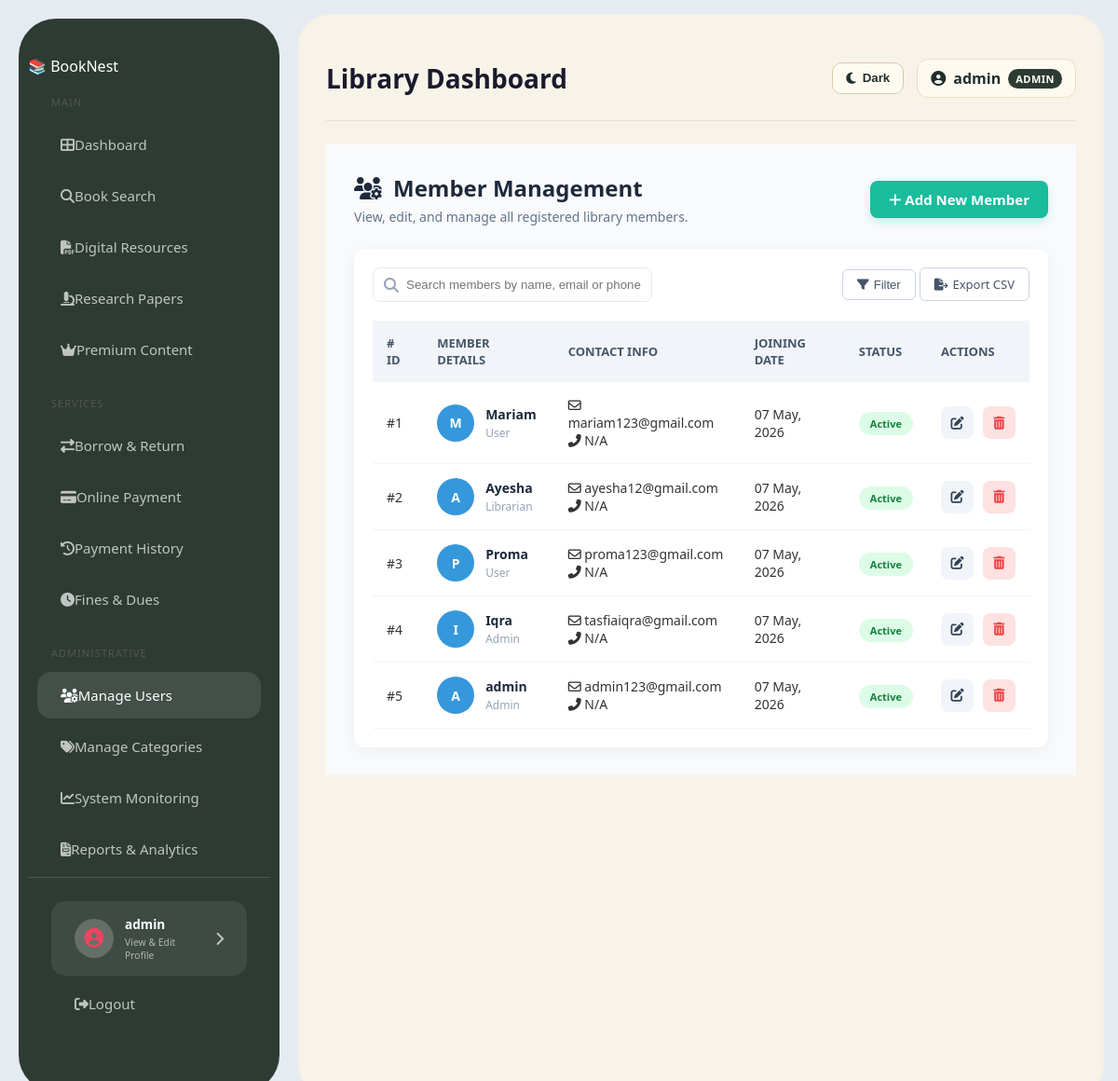
The page /members/ (signed in) on the database as committed earlier.
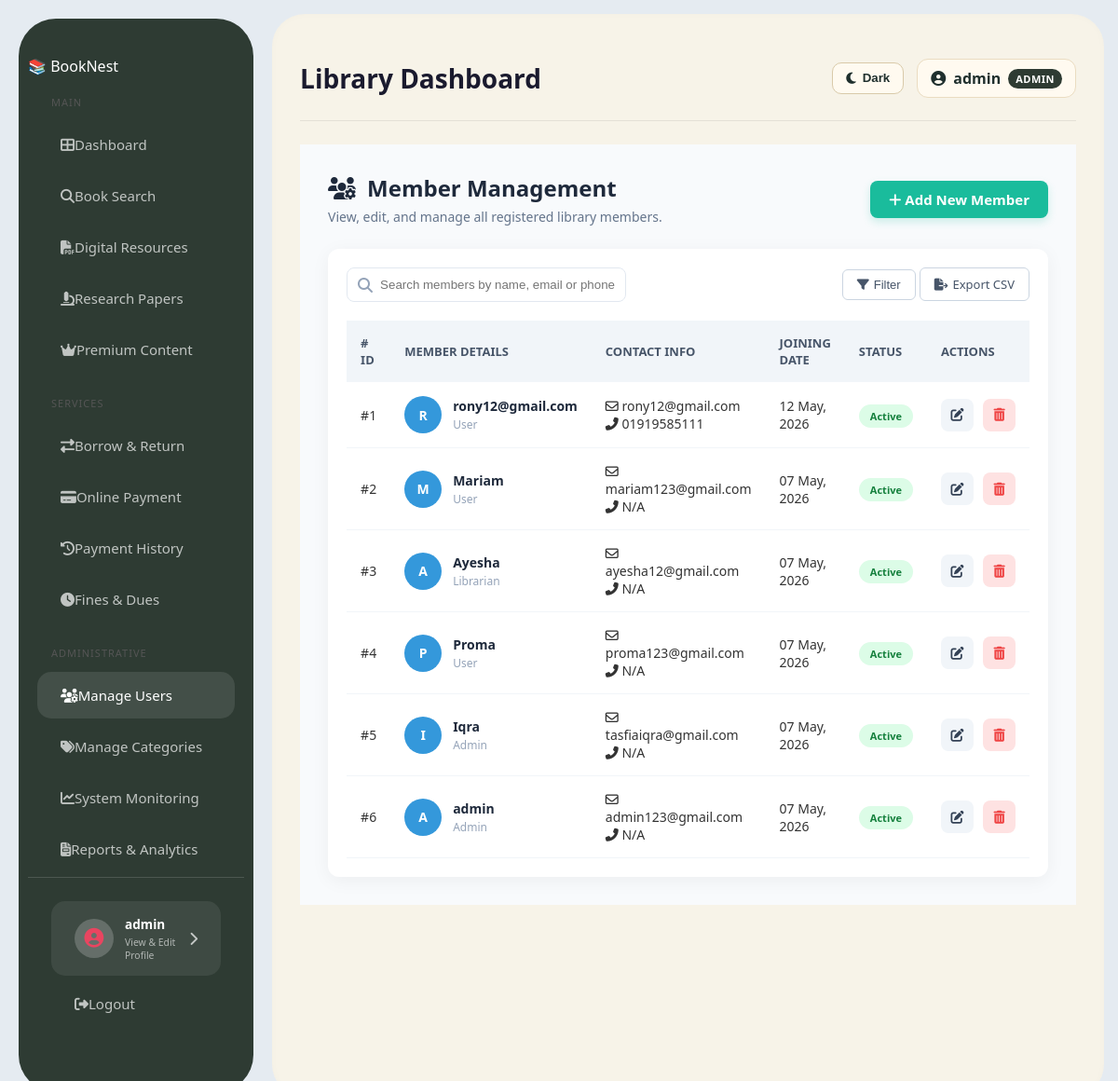
The same page on the database as committed later.
### library/models.py (models this page shows, shortened)
class User(AbstractUser):
    ADMIN = 'admin'
    LIBRARIAN = 'librarian'
    REGULAR_USER = 'user'
    ROLE_CHOICES = [
        (ADMIN, 'Administrator'),
        (LIBRARIAN, 'Librarian'),
        (REGULAR_USER, 'Regular User'),
    ]
    role = models.CharField(max_length=20, choices=ROLE_CHOICES, default=REGULAR_USER)
    phone = models.CharField(max_length=15, null=True, blank=True)
    profile_picture = models.ImageField(upload_to='profiles/', null=True, blank=True)
    date_of_birth = models.DateField(null=True, blank=True)
    bio = models.TextField(null=True, blank=True)
    def get_full_name(self):
        if self.first_name and self.last_name:
            return f"{self.first_name} {self.last_name}"
        return self.username

### library/views.py (the view)
# urls.py: path('members/', views.member_list, name='member_list'),
@login_required
@user_passes_test(is_librarian_or_admin, login_url='/')
def member_list(request):
    return render(request, 'library/member_list.html', {
        'members': User.objects.all().order_by('-date_joined')
    })

### library/views.py (called while the page is built)
def is_librarian_or_admin(user):
    return user.is_authenticated and (
        user.role in [User.LIBRARIAN, User.ADMIN] or user.is_superuser
    )

### library/templates/library/member_list.html (shortened to what this page needs)
{% extends 'library/base.html' %}
{% load static %}
{% block content %}
<link rel="stylesheet" href="{% static 'library/css/member_list_style.css' %}">
<link rel="stylesheet" href="https://cdnjs.cloudflare.com/ajax/libs/font-awesome/6.4.0/css/all.min.css">
<div class="member-container">
    <div class="member-header">
        <div class="header-left">
            <h2><i class="fa-solid fa-users-gear"></i> Member Management</h2>
            <p>View, edit, and manage all registered library members.</p>
        </div>
        <div class="header-right">
            <a href="{% url 'member_add' %}" class="btn-add-member">
                <i class="fa-solid fa-plus"></i> Add New Member
            </a>
        </div>
    </div>
    <div class="table-card">
        <div class="table-actions">
            <div class="search-box">
                <i class="fa-solid fa-magnifying-glass"></i>
                <input type="text" id="memberSearch" placeholder="Search members by name, email or phone...">
            </div>
            <div class="filter-options" style="position: relative;">
                <button class="btn-filter" id="filterBtn">
                    <i class="fa-solid fa-filter"></i> Filter
                </button>
                <a href="{% url 'export_members_csv' %}" class="btn-export" style="text-decoration: none;">
                    <i class="fa-solid fa-file-export"></i> Export CSV
                </a>
            </div>
        </div>
        <table class="member-table">
            <thead>
                <tr>
                    <th># ID</th>
                    <th>Member Details</th>
                    <th>Contact Info</th>
                    <th>Joining Date</th>
                    <th>Status</th>
                    <th>Actions</th>
                </tr>
            </thead>
            <tbody>
                {% for member in members %}
                <tr>
                    <td><span class="member-id">#{{ forloop.counter }}</span></td>
                    <td>
                        <div class="member-info">
                            <div class="member-avatar">
                                {{ member.username|first|upper }}
                            </div>
                            <div class="member-name-desc">
                                <strong>{{ member.username }}</strong>
                                <span class="role-text">{{ member.role|capfirst|default:"Member" }}</span>
                            </div>
                        </div>
                    </td>
                    <td>
                        <div class="contact-col">
                            <p><i class="fa-regular fa-envelope"></i> {{ member.email }}</p>
                            <p><i class="fa-solid fa-phone-flip"></i> {{ member.phone|default:"N/A" }}</p>
                        </div>
                    </td>
                    <td>{{ member.date_joined|date:"d M, Y" }}</td>
                    <td><span class="status-badge active">Active</span></td>
                    <td>
                        <div class="action-buttons">
                            <a href="#" class="btn-icon edit" title="Edit"><i class="fa-solid fa-pen-to-square"></i></a>
                            <a href="#" class="btn-icon delete btn-delete" title="Delete"><i class="fa-solid fa-trash-can"></i></a>
                        </div>
                    </td>
                </tr>
                {% endfor %}
            </tbody>
        </table>
    </div>
</div>
{% endblock %}

### library/templates/library/base.html (shortened to what this page needs)
{% load static %}
<!DOCTYPE html>
<html lang="en" data-theme="light">
<head>
    <link rel="stylesheet" href="https://cdnjs.cloudflare.com/ajax/libs/font-awesome/6.0.0/css/all.min.css">
    <link rel="stylesheet" href="{% static 'library/css/style.css' %}">
</head>
<body>
<div class="layout">
    <aside class="sidebar">
        <div class="logo">📚 <span>Book</span>Nest</div>
        <div class="menu-section">
            <div class="menu-title">Main</div>
            <a href="{% url 'home' %}" class="menu-item"><i class="fas fa-th-large"></i> Dashboard</a>
            <a href="{% url 'book_list' %}" class="menu-item"><i class="fas fa-search"></i> Book Search</a>
            <a href="{% url 'digital_resources' %}" class="menu-item"><i class="fas fa-file-pdf"></i> Digital Resources</a>
            <a href="{% url 'research_papers' %}" class="menu-item"><i class="fas fa-microscope"></i> Research Papers</a>
            <a href="{% url 'premium_content' %}" class="menu-item premium"><i class="fas fa-crown"></i> Premium Content</a>
        </div>
        <div class="menu-section">
            <div class="menu-title">Services</div>
            <a href="{% url 'borrow_list' %}" class="menu-item"><i class="fas fa-exchange-alt"></i> Borrow & Return</a>
            <a href="{% url 'online_payment' %}" class="menu-item"><i class="fas fa-credit-card"></i> Online Payment</a>
            <a href="{% url 'payment_history' %}" class="menu-item"><i class="fas fa-history"></i> Payment History</a>
            <a href="{% url 'fines_dues' %}" class="menu-item"><i class="fas fa-clock"></i> Fines & Dues</a>
        </div>
        {% if user.role == 'admin' or user.role == 'librarian' %}
        <div class="menu-section">
            <div class="menu-title">Administrative</div>
            <a href="{% url 'member_list' %}" class="menu-item"><i class="fas fa-users-cog"></i> Manage Users</a>
            <a href="{% url 'category_list' %}" class="menu-item"><i class="fas fa-tags"></i> Manage Categories</a>
            <a href="{% url 'system_monitoring' %}" class="menu-item"><i class="fas fa-chart-line"></i> System Monitoring</a>
            <a href="{% url 'reports_analytics' %}" class="menu-item"><i class="fas fa-file-invoice"></i> Reports & Analytics</a>
        </div>
        {% endif %}
        <div class="profile-sidebar-section">
            <a href="{% url 'manage_profile' %}" class="profile-link-card">
                <div class="avatar-icon">
                    <i class="fas fa-user-circle"></i>
                </div>
                <div class="profile-info-text">
                    <div class="profile-name">
                        {% if user.is_authenticated %}
                            {{ user.get_full_name|default:user.username }}
                        {% else %}
                            My Profile
                        {% endif %}
                    </div>
                    <div class="profile-role">View & Edit Profile</div>
                </div>
                <i class="fas fa-chevron-right"></i>
            </a>
            <div class="logout-section">
                <a href="{% url 'logout' %}" class="logout-link">
                    <i class="fas fa-sign-out-alt"></i> <span>Logout</span>
                </a>
            </div>
        </div>
    </aside>
    <main class="main-container">
        <header class="top-nav">
            <h2>Library Dashboard</h2>
            <div class="top-nav-right">
                <button type="button" class="theme-toggle-btn" id="themeToggleBtn">
                </button>
                <div class="user-profile">
                    <i class="fas fa-user-circle"></i>
                    <span>{{ user.username }}</span>
                    <span class="role-tag">{{ user.role|upper }}</span>
                </div>
            </div>
        </header>
        {% block content %}{% endblock %}
    </main>
</div>
</body>
</html>

Rows that differ between the two databases and show on the page:
added User: username|first "R", username "rony12@gmail.com", role "User", email "rony12@gmail.com", phone "01919585111", date_joined "12 May, 2026"
